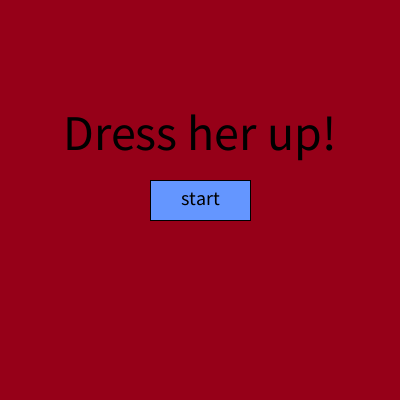
Frame 1 (no input)
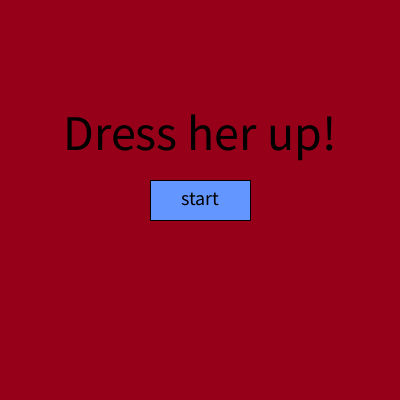
Frame 60 (the mouse pressed at the canvas centre just before this capture)
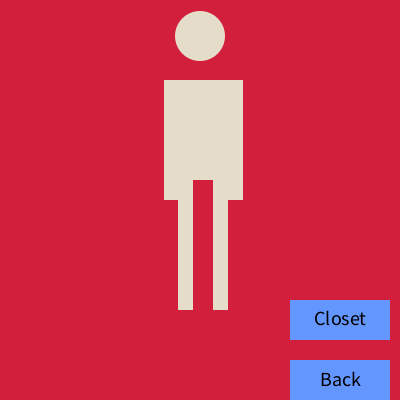
Frame 120 (the mouse held since frame 60 and released just before this capture)

The Processing sketch that drew these frames (run headless with seeded random() and noise(); from frame 60 on, the mouse is pressed at the canvas centre):

// Processing sketch: sketch_eindopdracht
// ── sketch_eindopdracht.pde
int currentPage = 1; //<>//
int[] blockX = {10, 70, 130, 190, 250};
int[] blockY = {50, 50, 50, 50, 50};
int blockWidth = 50;
int blockHeight = 100;
int selectedBlock = -1;
boolean[] blockTeleported = {false, false, false, false, false};

void setup() {
  size(400, 400);
}

void draw() {
  background(255, 255, 255);
  if (currentPage == 1) {
    drawPage1();
  } else if (currentPage == 2) {
    drawPage2();
  } else if (currentPage == 3) {
    drawPage3();
  }
}

void drawPage1() {
  background(150, 0, 24);
  noFill();
  fill(100, 150, 255);
  rect(150, 180, 100, 40);
  fill(0);
  textAlign(CENTER);
  textSize(20);
  text("start", 200, 205);
  textSize(50);
  text("Dress her up!", 200, 150);
}

void drawPage2() {
  background(210, 31, 60);
  noStroke();
  fill(100, 150, 255);
  rect(290, 360, 100, 40);
  fill(0);
  textAlign(CENTER);
  textSize(20);
  text("Back", 340, 386);

  noStroke();
  fill(100, 150, 255);
  rect(290, 300, 100, 40);
  fill(0);
  textAlign(CENTER);
  textSize(20);
  text("Closet", 340, 325);

  // Doll
  fill(230, 220, 202);
  noStroke();
  ellipse(200, 36, 50, 50); // head
  rect(178, 80, 50, 100); // torso 
  rect(178, 160, 15, 150); // left leg
  rect(213, 160, 15, 150); // right leg
  fill(230, 220, 202);
  rect(164, 80, 15, 120); // left arm
  rect(228, 80, 15, 120); // right arm

  // Draw teleported blocks
  for (int i = 0; i < blockX.length; i++) {
    if (blockTeleported[i]) {
      fill(getBlockColor(i));
      noStroke();
      rect(blockX[i], blockY[i] + 100, blockWidth, blockHeight); 
    }
  }
}

void drawPage3() {
  background(44, 230, 190);
  noStroke();

  // Draw blocks
  for (int i = 0; i < blockX.length; i++) {
    fill(getBlockColor(i));
    noStroke();
    rect(blockX[i], blockY[i], blockWidth, blockHeight);
  }

  // Back button
  fill(100, 150, 255);
  rect(290, 360, 100, 40);
  fill(0);
  textAlign(CENTER);
  textSize(20);
  text("Back", 340, 386);
}

void mousePressed() {
  if (currentPage == 1 && mouseX > 150 && mouseX < 250 && mouseY > 180 && mouseY < 220) {
    currentPage = 2;
  } else if (currentPage == 2 && mouseX > 290 && mouseX < 390 && mouseY > 360 && mouseY < 400) {
    currentPage = 1;
  } else if (currentPage == 2 && mouseX > 290 && mouseX < 390 && mouseY > 300 && mouseY < 340) {
    currentPage = 3;
  } else if (currentPage == 3 && mouseX > 290 && mouseX < 390 && mouseY > 360 && mouseY < 400) {
    currentPage = 2;
  } else if (currentPage == 3) {
    for (int i = 0; i < blockX.length; i++) {
      if (mouseX > blockX[i] && mouseX < blockX[i] + blockWidth && mouseY > blockY[i] && mouseY < blockY[i] + blockHeight) {
        blockTeleported[i] = true;
        blockX[i] = 200;
        selectedBlock = i;
        currentPage = 2;
      }
    }
  } else if (currentPage == 2) {
    for (int i = 0; i < blockX.length; i++) {
      if (blockTeleported[i] && mouseX > blockX[i] && mouseX < blockX[i] + blockWidth && mouseY > (blockY[i] + 100) && mouseY < (blockY[i] + 100) + blockHeight) {
        selectedBlock = i;
      }
    }
  }
}

void mouseDragged() {
  if (currentPage == 2 && selectedBlock != -1) {
    blockX[selectedBlock] = mouseX - blockWidth / 2;
    blockY[selectedBlock] = mouseY - 100; 
  }
}

void mouseReleased() {
  selectedBlock = -1;
}

color getBlockColor(int index) {
  switch (index) {
    case 0: return color(150, 187, 162);
    case 1: return color(252, 213, 84);
    case 2: return color(42, 42, 42);
    case 3: return color(249, 200, 223);
    case 4: return color(162, 215, 185);
    default: return color(255);
  }
}
